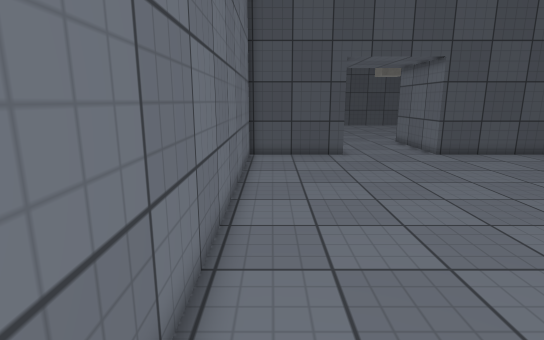
[1] (above)

16 first-person views from a walk through a Unity game level. The camera is 1.4 m above the floor, tilts 12° down and sees 80° across. The floor is counted in squares, 0.5 m on a side. Each view is taken from the middle of a square. On the plan, view 1 faces up. The plan holds only what a view shows up to about 20 squares ahead; the rest is blank. The place goes on beyond the plan. Surface patterns are stand-ins for the level's own textures.

[2]
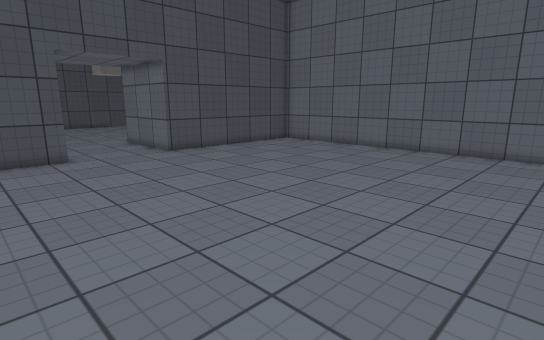

[3]
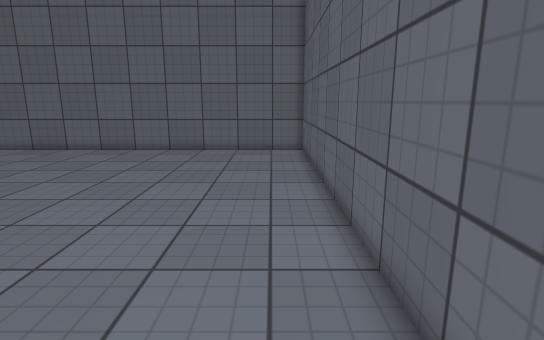

[4]
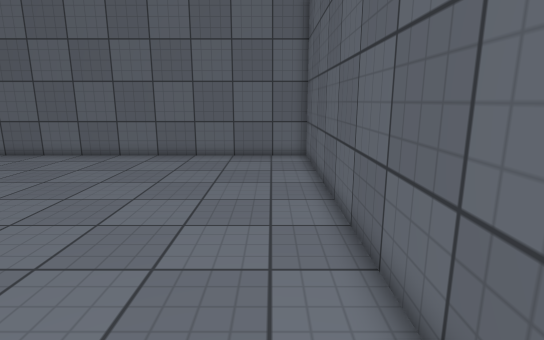

[5]
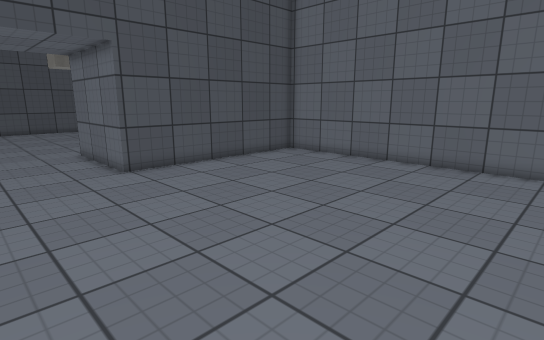

[6]
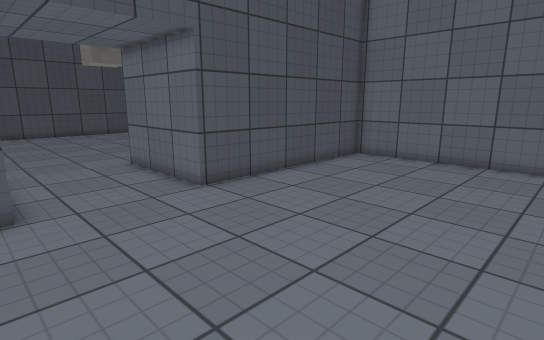

[7]
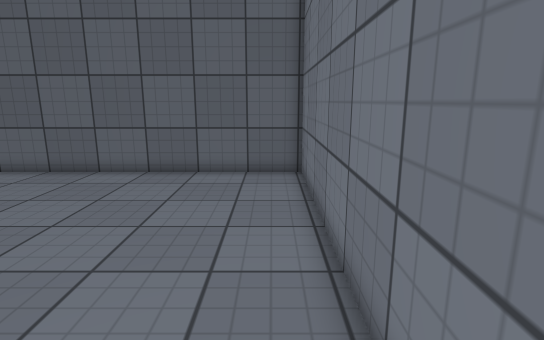

[8]
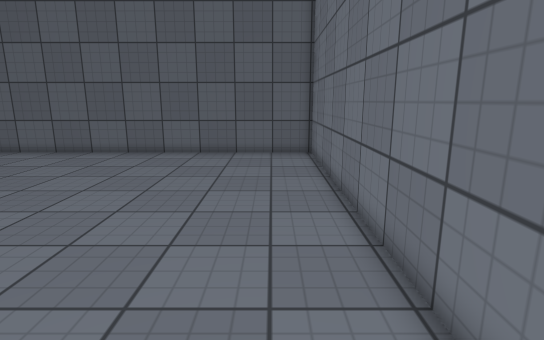

[9]
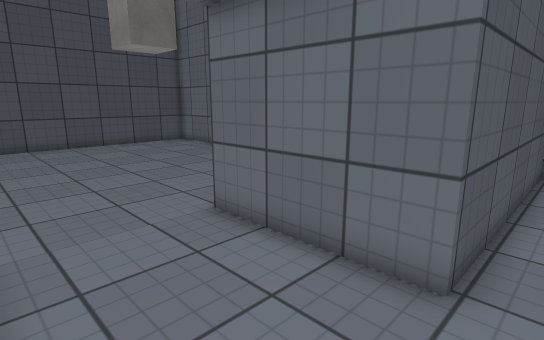

[10]
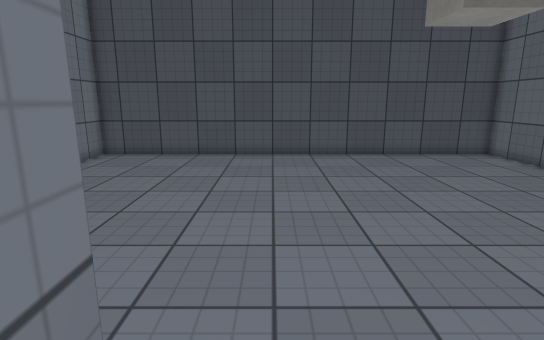

[11]
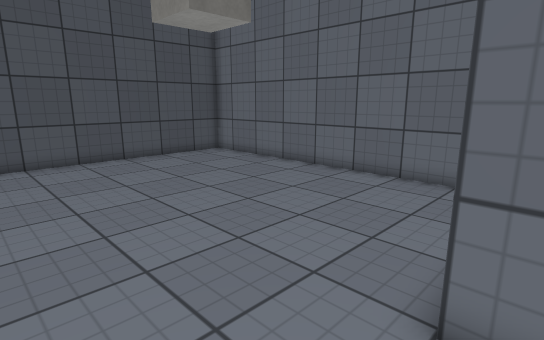

[12]
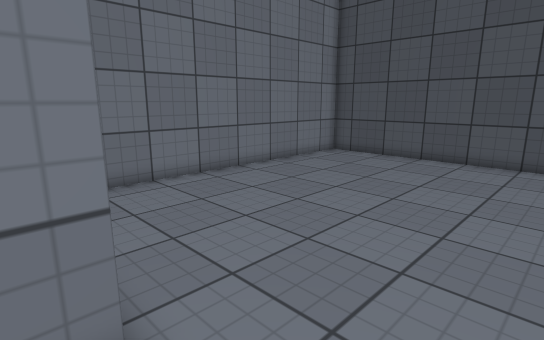

[13]
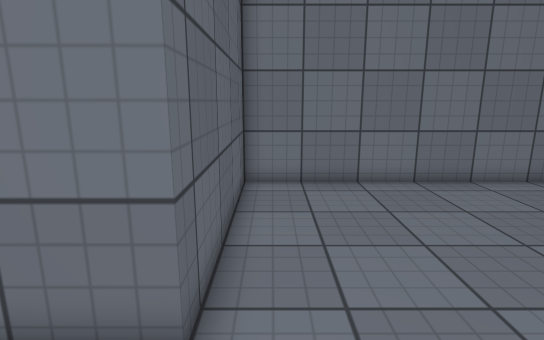

[14]
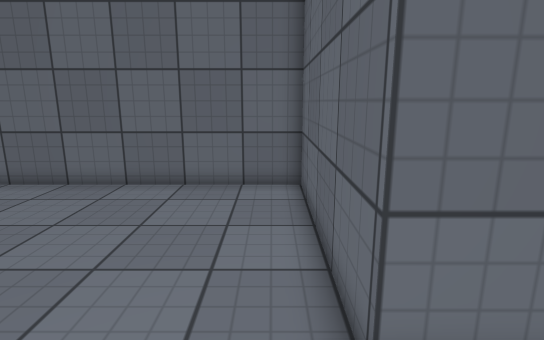

[15]
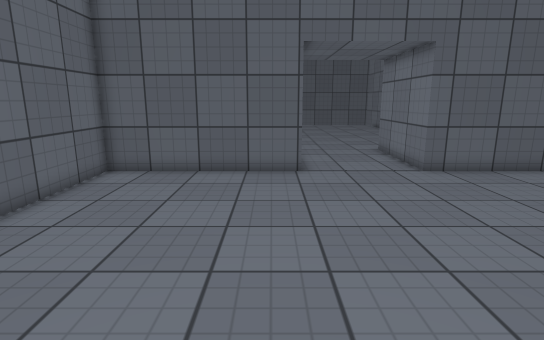

[16]
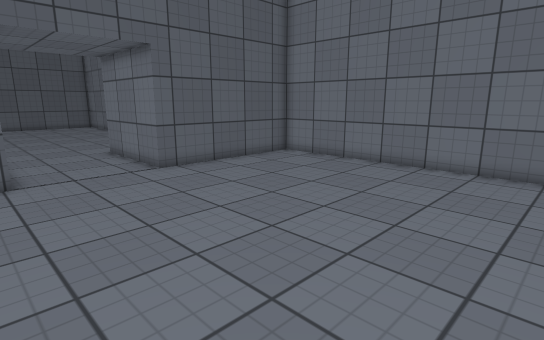

### Floor plan
Ten units are one square. View 1 is at (0, 0); x grows to the right and y downward. Boxes are objects, and circles mark ways between rooms. Rooms are numbered by the first view taken in them; rooms with no view inside come last. Other rooms are left out.
<svg viewBox="-46 -389 239 422">
<path fill="none" stroke="#000" d="M38 -230 38 -172 -12 -172 -12 28 188 28 188 -172 88 -172 88 -230M88 -230 168 -230 168 -384 -41 -384 -41 -230 38 -230"/>
<circle cx="75" cy="-247" r="3" fill="#2a7"/>
<text x="90" y="-80">1</text>
<text x="60" y="-310">2</text>
</svg>
Room 1 opens to room 2.

Where each view was taken, in squares from view 1:
view 1: 0 up, 0 right, facing up
view 2: 0 up, 0 right, facing up-right
view 3: 1 down, 0 right, facing right
view 4: 1 down, 2 right, facing right
view 5: 4 up, 4 right, facing up-right
view 6: 8 up, 3 right, facing up-right
view 7: 10 up, 0 right, facing down
view 8: 15 up, 1 right, facing down
view 9: 16 up, 4 right, facing up-right
view 10: 21 up, 5 right, facing up
view 11: 22 up, 5 right, facing up-right
view 12: 22 up, 7 right, facing up-left
view 13: 24 up, 7 right, facing left
view 14: 24 up, 6 right, facing right
view 15: 36 up, 10 right, facing down
view 16: 36 up, 10 right, facing down-left
